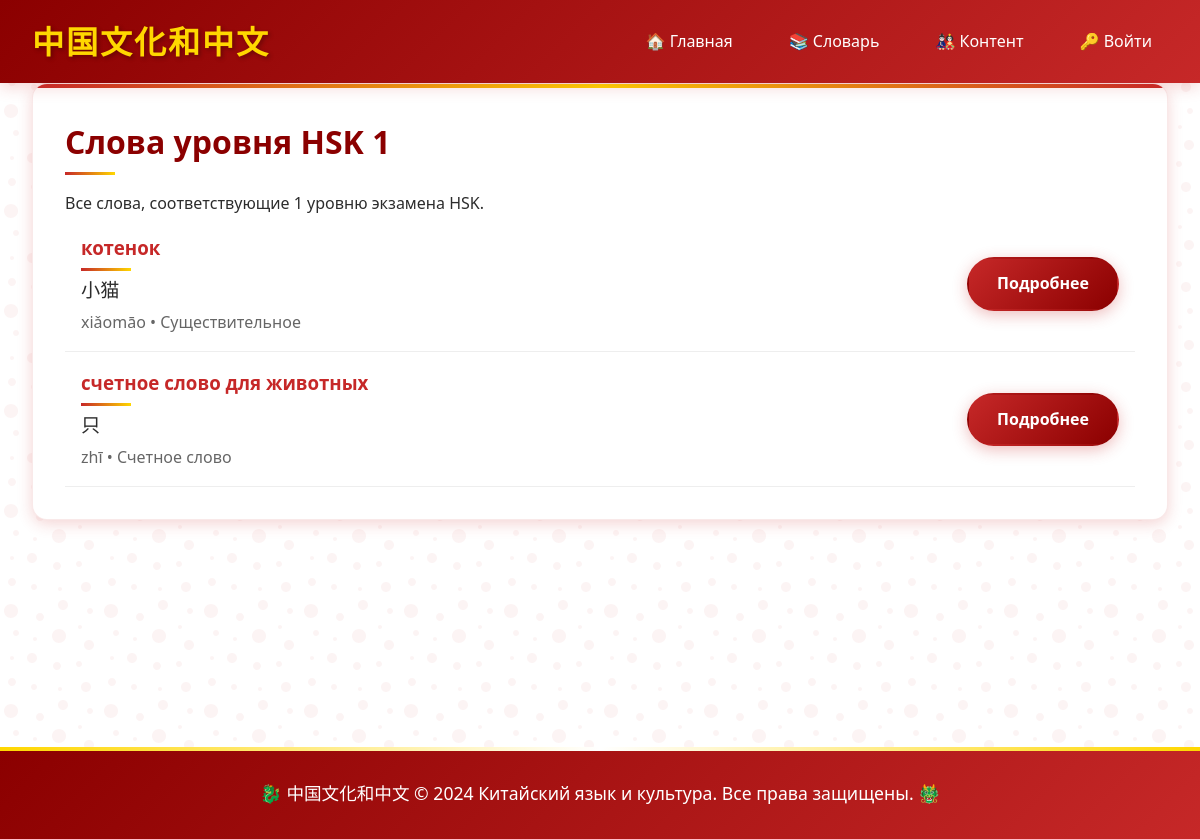
/dictionary/hsk/1/, run on the app's committed database.
### apps/dictionary/models.py (models this page shows, shortened)
class Word(models.Model):
    PART_OF_SPEECH_CHOICES = [
        ('noun', 'Существительное'),
        ('verb', 'Глагол'),
        ('adjective', 'Прилагательное'),
        ('adverb', 'Наречие'),
        ('pronoun', 'Местоимение'),
        ('numeral', 'Числительное'),
        ('preposition', 'Предлог'),
        ('conjunction', 'Союз'),
        ('interjection', 'Междометие'),
        ('measure word', ' Счетное слово')
    ]
    russian = models.CharField(max_length=200, verbose_name="Русское слово")
    chinese_simplified = models.CharField(max_length=100, verbose_name="Китайский (упрощенный)")
    pinyin = models.CharField(max_length=200, verbose_name="Пиньинь")
    part_of_speech = models.CharField(max_length=20, choices=PART_OF_SPEECH_CHOICES, default='noun')
    hsk_level = models.IntegerField(verbose_name="Уровень HSK", default=1)
    created_at = models.DateTimeField(auto_now_add=True)
    updated_at = models.DateTimeField(auto_now=True)
    class Meta:
        verbose_name = "Слово"
        verbose_name_plural = "Слова"
        ordering = ['russian']
        indexes = [
            models.Index(fields=['russian']),
            models.Index(fields=['chinese_simplified']),
            models.Index(fields=['pinyin']),
        ]

### apps/dictionary/views.py (the view)
# urls.py: path('hsk/<int:level>/', views.words_by_hsk, name='words_by_hsk'),
def words_by_hsk(request, level):
    words = Word.objects.filter(hsk_level=level).order_by('russian')
    return render(request, 'dictionary/words_by_hsk.html', {
        'words': words,
        'hsk_level': level
    })

### templates/dictionary/words_by_hsk.html (shortened to what this page needs)
{% extends 'base.html' %}
{% block content %}
<div class="card">
    <h1>Слова уровня HSK {{ hsk_level }}</h1>
    <p>Все слова, соответствующие {{ hsk_level }} уровню экзамена HSK.</p>
    <div class="word-list">
        {% for word in words %}
        <div style="display: flex; justify-content: between; align-items: center; padding: 1rem; border-bottom: 1px solid #eee;">
            <div style="flex: 1;">
                <h3 style="margin: 0; color: #c62828;">
                    <a href="{% url 'dictionary:word_detail' word.id %}" style="color: inherit; text-decoration: none;">
                        {{ word.russian }}
                    </a>
                </h3>
                <div style="font-size: 1.2rem; margin: 0.25rem 0;">{{ word.chinese_simplified }}</div>
                <div style="color: #666;">{{ word.pinyin }} • {{ word.get_part_of_speech_display }}</div>
            </div>
            <a href="{% url 'dictionary:word_detail' word.id %}" class="btn">Подробнее</a>
        </div>
        {% empty %}
        <div style="text-align: center; padding: 2rem; color: #666;">
            <p>😔 Слова для HSK {{ hsk_level }} еще не добавлены</p>
        </div>
        {% endfor %}
    </div>
</div>
{% endblock %}

### static/css/style.css (style rules this page uses)
* { margin: 0; padding: 0; box-sizing: border-box; }
:root { --primary-red: #c62828; --dark-red: #8b0000; --light-red: #ff5252; --gold: #ffd700; --dark-gold: #b8860b; --black: #2c2c2c; --white: #ffffff; --cream: #fffaf0; --dark-cream: #f5f5dc; --shadow: 0 4px 15px rgba(198, 40, 40, 0.2); }
body { font-family: 'Segoe UI', Tahoma, Geneva, Verdana, sans-serif; line-height: 1.6; color: var(--black); background: linear-gradient(135deg, var(--cream) 0%, var(--dark-cream) 100%); min-height: 100vh; }
.btn { display: inline-block; background: linear-gradient(135deg, var(--primary-red) 0%, var(--dark-red) 100%); color: var(--white); padding: 12px 28px; border: none; border-radius: 50px; text-decoration: none; font-weight: 600; text-align: center; cursor: pointer; transition: all 0.4s ease; position: relative; overflow: hidden; box-shadow: 0 4px 15px rgba(198, 40, 40, 0.3); border: 2px solid transparent; }
.btn::before { content: ""; position: absolute; top: 0; left: -100%; width: 100%; height: 100%; background: linear-gradient(90deg, transparent, rgba(255, 255, 255, 0.2), transparent); transition: left 0.5s ease; }
.card { background: var(--white); border-radius: 15px; padding: 2rem; margin-bottom: 2rem; box-shadow: var(--shadow); border: 1px solid rgba(198, 40, 40, 0.1); position: relative; overflow: hidden; }
.card::before { content: ""; position: absolute; top: 0; left: 0; right: 0; height: 4px; background: linear-gradient(90deg, var(--primary-red), var(--gold), var(--primary-red)); }
.card h1, .card h2, .card h3 { color: var(--dark-red); margin-bottom: 1rem; position: relative; padding-bottom: 0.5rem; }
.card h1::after, .card h2::after, .card h3::after { content: ""; position: absolute; bottom: 0; left: 0; width: 50px; height: 3px; background: linear-gradient(90deg, var(--primary-red), var(--gold)); }
.card, .meme-item, .news-item, .article-item { animation: fadeInUp 0.6s ease-out; }

### data on the page
Word: russian "котенок", chinese_simplified "小猫", pinyin "xiǎomāo", part_of_speech "Существительное"
Word: russian "счетное слово для животных", chinese_simplified "只", pinyin "zhī", part_of_speech "Счетное слово"

### other printed values
{{ hsk_level }} "1"
